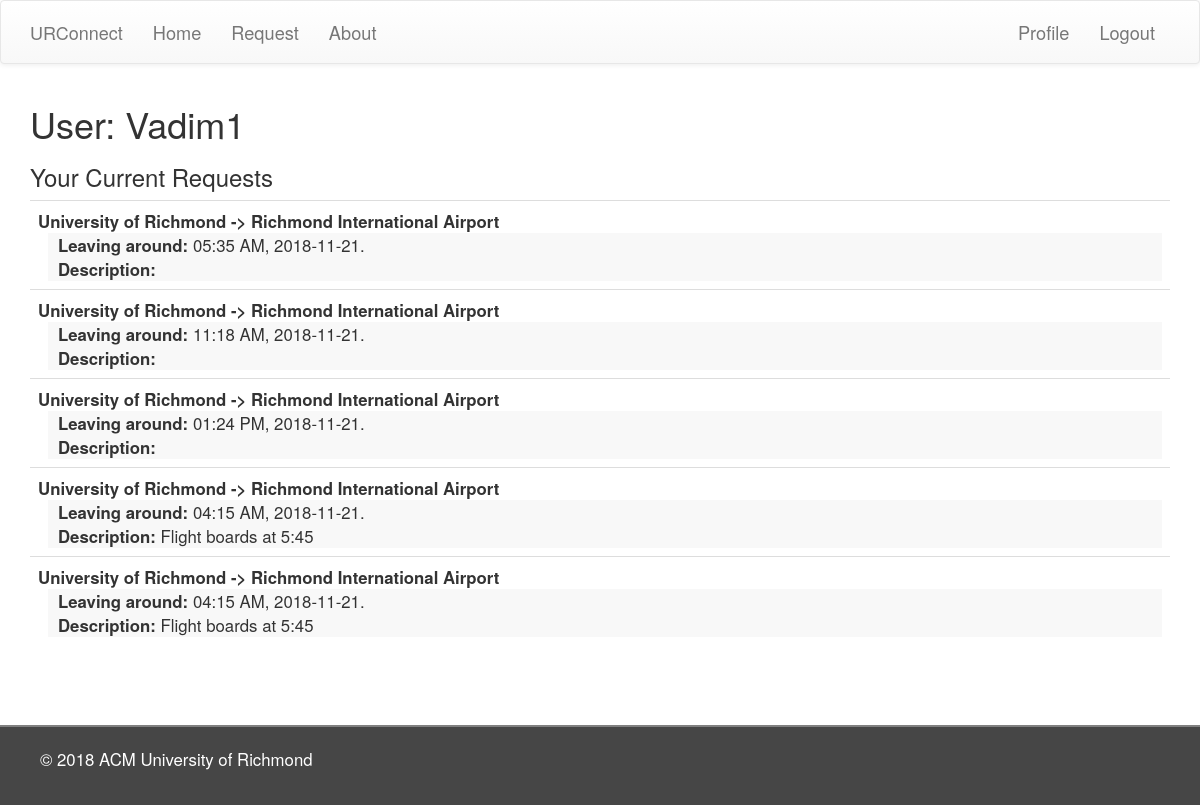
The app's page /user/Vadim1 (signed in) with its own data.
### app/models.py (models this page shows, shortened)
class User(UserMixin, db.Model):
	id 						= db.Column(db.Integer, primary_key = True)
	username 				= db.Column(db.String(64), index=True, unique=True)
	email 					= db.Column(db.String(120), index=True, unique=True)
	email_confirmed			= db.Column(db.Boolean, default=False)
	password_hash 			= db.Column(db.String(128))
	requests 				= db.relationship('Request', backref='author', lazy='dynamic')

class Request(db.Model):
	id 					= db.Column(db.Integer, primary_key = True)
	origin_city 		= db.Column(db.String(140))
	origin 				= db.Column(db.String(140))
	destination_city 	= db.Column(db.String(140))
	destination 		= db.Column(db.String(140))
	date 				= db.Column(db.Date, index = True)
	time 				= db.Column(db.Time, index = True)
	user_id 			= db.Column(db.Integer, db.ForeignKey('user.id'))
	description 		= db.Column(db.String(140))

### app/routes.py (the view)
@app.route('/user/<username>')
@login_required
def user(username):
    user    = User.query.filter_by(username=username).first_or_404()
    requests   = user.requests.all()
    return render_template('user.html', user=user, current_user = current_user,
        requests = requests)

### app/models.py (called while the page is built)
@login.user_loader
def load_user(id):
	return User.query.get(int(id))

### app/routes.py (called while the page is built)
def to12HourTime(time):
    return time.strftime("%I:%M %p")

### app/templates/user.html (shortened to what this page needs)
{% extends "base.html" %}
{% block app_content %}
    <h1>User: {{ user.username }}</h1>
    <h3>Your Current Requests</h3>
	<table class="table table-hover user-list">
        {% for request in requests %}
        <tr>
            <td>
                <b>{{ request.origin }} -> {{ request.destination }}</b>
                <br/>
                <div style="padding-left: 10px; margin-left: 10px; background-color: #f8f8f8;">
                    <b>Leaving around:</b> {{ to12HourTime(request.time) }}, {{ request.date }}.
                    <br/>
                    <b>Description:</b> {{ request.description }}
                </div>
            </td>
        </tr>
        {% endfor %}
    </table>
{% endblock %}

### app/templates/base.html (shortened to what this page needs)
{% extends 'bootstrap/base.html' %}
{% block head %}
{{super()}}
<link rel="stylesheet" href="https://maxcdn.bootstrapcdn.com/bootstrap/3.3.7/css/bootstrap-theme.min.css">
<link rel="stylesheet" href="https://use.fontawesome.com/releases/v5.5.0/css/all.css">
<link rel="stylesheet" href="https://maxcdn.bootstrapcdn.com/bootstrap/3.3.7/css/bootstrap.min.css">
<link rel="stylesheet" href="{{ url_for('static', filename='css/main.css') }}">
{% endblock %}
{% block navbar %}
    <nav id="top-nav" class="navbar navbar-default">
        <div class="container">
            <div class="navbar-header">
                <a class="navbar-brand" href="{{ url_for('index') }}">URConnect</a>
            </div>
            <div class="collapse navbar-collapse" id="bs-example-navbar-collapse-1">
                <ul class="nav navbar-nav">
                    <li><a href="{{ url_for('index') }}">Home</a></li>
                    <li><a href="{{ url_for('request_form') }}">Request</a></li>
                    <li><a href="{{ url_for('about') }}">About</a></li>
                </ul>
                <ul class="nav navbar-nav navbar-right">
                    {% if current_user.is_anonymous %}
                    <li><a href="{{ url_for('login') }}">Login</a></li>
                    {% else %}
                    <li><a href="{{ url_for('user', username=current_user.username) }}">Profile</a></li>
                    <li><a href="{{ url_for('logout') }}">Logout</a></li>
                    {% endif %}
                </ul>
            </div>
        </div>
    </nav>
{% endblock %}
{% block content %}
    <div class="container">
        {% block app_content %}{% endblock %}
    </div>
    {%- block footer %}
    <footer>&copy; 2018 ACM University of Richmond </footer>
    {%- endblock footer %}
{% endblock %}

### app/static/css/main.css (style rules this page uses)
#top-nav { height: 8vh; min-height: 60px; font-size: 1.3em; padding: 6px; }
body { overflow-x: hidden; background-color: white; }
body > .container { min-height: 72vh; z-index: 1; }
.user-list { font-size: 1.2em; }
footer { width: 100%; min-height: 60px; height: 10vh; left: 0; bottom: 0; background-color: rgb(70, 70, 70); color: white; margin-top: 60px; padding: 20px 40px 40px 40px; font-size: 1.2em; border-top: 2px solid grey; min-height: 50px; }

### records on screen
User: username "Vadim1"
Request: origin "University of Richmond", destination "Richmond International Airport", time "05:35 AM", date "2018-11-21"
Request: origin "University of Richmond", destination "Richmond International Airport", time "11:18 AM", date "2018-11-21"
Request: origin "University of Richmond", destination "Richmond International Airport", time "01:24 PM", date "2018-11-21"
Request: origin "University of Richmond", destination "Richmond International Airport", time "04:15 AM", date "2018-11-21", description "Flight boards at 5:45"
Request: origin "University of Richmond", destination "Richmond International Airport", time "04:15 AM", date "2018-11-21", description "Flight boards at 5:45"
